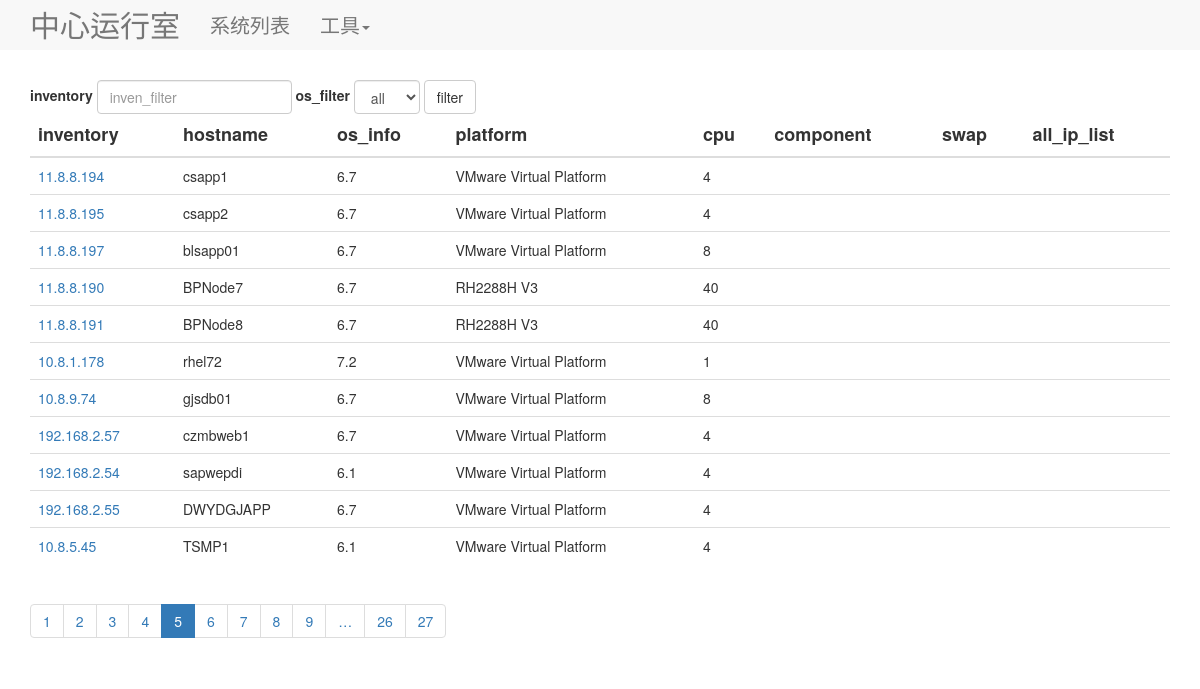
The page /?page=5&inventory_filter=&os_filter= on the database its author committed.
### modules.py (models this page shows, shortened)
class System(db.Model):
    __tablename__ = 'system'
    inventory = db.Column(db.String(20), primary_key=True)
    hostname = db.Column(db.String(20), nullable=None)
    os_info = db.Column(db.String(20))
    platform = db.Column(db.String(20), nullable=True)
    cpu_num = db.Column(db.Integer)
    memory = db.Column(db.Integer)

### main.py (the view)
@app.route('/')
def get_all_system():
    sys_was_count_list = []
    sys_db2_count_list = []
    page = request.args.get('page', 1, type=int)
    paginate = System.query.paginate(page, NUM_PER_PAGE)
    systems = paginate.items
    for one_system in systems:
        sys_was_count = WebSphere.query.filter_by(sys_inventory=one_system.inventory).count()
        sys_db2_count = DB2.query.filter_by(sys_inventory=one_system.inventory).count()
        sys_was_count_list.append(sys_was_count)
        sys_db2_count_list.append(sys_db2_count)
    db.session.close()
    return render_template("all_system.html", inventory_filter_val="", title="主机信息列表", system_list=systems,
                           pagination=paginate, os_filter_val="", os_list_val=get_os_list(),
                           sys_was_count_list=sys_was_count_list, sys_db2_count_list=sys_db2_count_list)

### main.py (called while the page is built)
def get_os_list():
    os_list = list(x[0] for x in set(db.session.query(distinct(System.os_info)).all()))
    os_list.sort()
    return os_list

### templates/all_system.html (shortened to what this page needs)
{% extends "layout.html" %}
{% block body %}
<body>
<div class="container theme-showcase">
    <form class="form-inline" action="{{ url_for('get_filter_system') }}" method=post>
        <div class="form-group">
            <label>inventory</label>
            <input type="text" class="form-control" id="inventory_filter_id" placeholder="inven_filter"
                   name="inventory_filter" value={{ inventory_filter_val }}>
            <div class="form-group">
                <label>os_filter</label>
                <select class="form-control" name="os_filter">
                    <option>all</option>
                </select>
            </div>
        </div>
        <button type="submit" class="btn btn-default">filter</button>
    </form>
    <table class="table">
        <thead>
        <tr>
            <th>inventory</th>
            <th>hostname</th>
            <th>os_info</th>
            <th>platform</th>
            <th>cpu</th>
            <th>component</th>
            <th>swap</th>
            <th>all_ip_list</th>
        </tr>
        </thead>
        <tbody>
        {% for x in system_list %}
        <tr>
            <td><a href="{{ url_for('detail',inventory=x.inventory) }}">{{ x.inventory }}</a></td>
            <td>{{ x.hostname }}</td>
            <td>{{ x.os_info }}</td>
            <td>{{ x.platform }}</td>
            <td>{{ x.cpu_num }}</td>
            <td>
            </td>
            <td>{{ x[6] }}</td>
            <td>{{ x[7] }}</td>
        </tr>
        {% endfor %}
        </tbody>
    </table>
    {% import '_macro.html' as macros %}
    {% if pagination and inventory_filter_val == "" %}
    {{ macros.render_pagination(pagination,'get_all_system',inventory_filter_val, os_filter_val) }}
    {% elif inventory_filter_val is not none %}
    {{ macros.render_pagination(pagination,'get_filter_system',inventory_filter_val, os_filter_val) }}
    {% endif %}
</div>
</body>
{% endblock %}

### static/css/main.css (style rules this page uses)
thead { font-size: 18px; }
.container { margin-top: 30px; }
a { color: #337ab7; }

### rows shown on the page
System: inventory "11.8.8.194", hostname "csapp1", os_info "6.7", platform "VMware Virtual Platform", cpu_num "4"
System: inventory "11.8.8.195", hostname "csapp2", os_info "6.7", platform "VMware Virtual Platform", cpu_num "4"
System: inventory "11.8.8.197", hostname "blsapp01", os_info "6.7", platform "VMware Virtual Platform", cpu_num "8"
System: inventory "11.8.8.190", hostname "BPNode7", os_info "6.7", platform "RH2288H V3", cpu_num "40"
System: inventory "11.8.8.191", hostname "BPNode8", os_info "6.7", platform "RH2288H V3", cpu_num "40"
System: inventory "10.8.1.178", hostname "rhel72", os_info "7.2", platform "VMware Virtual Platform", cpu_num "1"
System: inventory "10.8.9.74", hostname "gjsdb01", os_info "6.7", platform "VMware Virtual Platform", cpu_num "8"
System: inventory "192.168.2.57", hostname "czmbweb1", os_info "6.7", platform "VMware Virtual Platform", cpu_num "4"
System: inventory "192.168.2.54", hostname "sapwepdi", os_info "6.1", platform "VMware Virtual Platform", cpu_num "4"
System: inventory "192.168.2.55", hostname "DWYDGJAPP", os_info "6.7", platform "VMware Virtual Platform", cpu_num "4"
System: inventory "10.8.5.45", hostname "TSMP1", os_info "6.1", platform "VMware Virtual Platform", cpu_num "4"

### other values the page prints
{{ page }} "1" "2" "3" "4" "6" "7" "8" "9" "26" "27"
{{ pagination.page }} "5"
